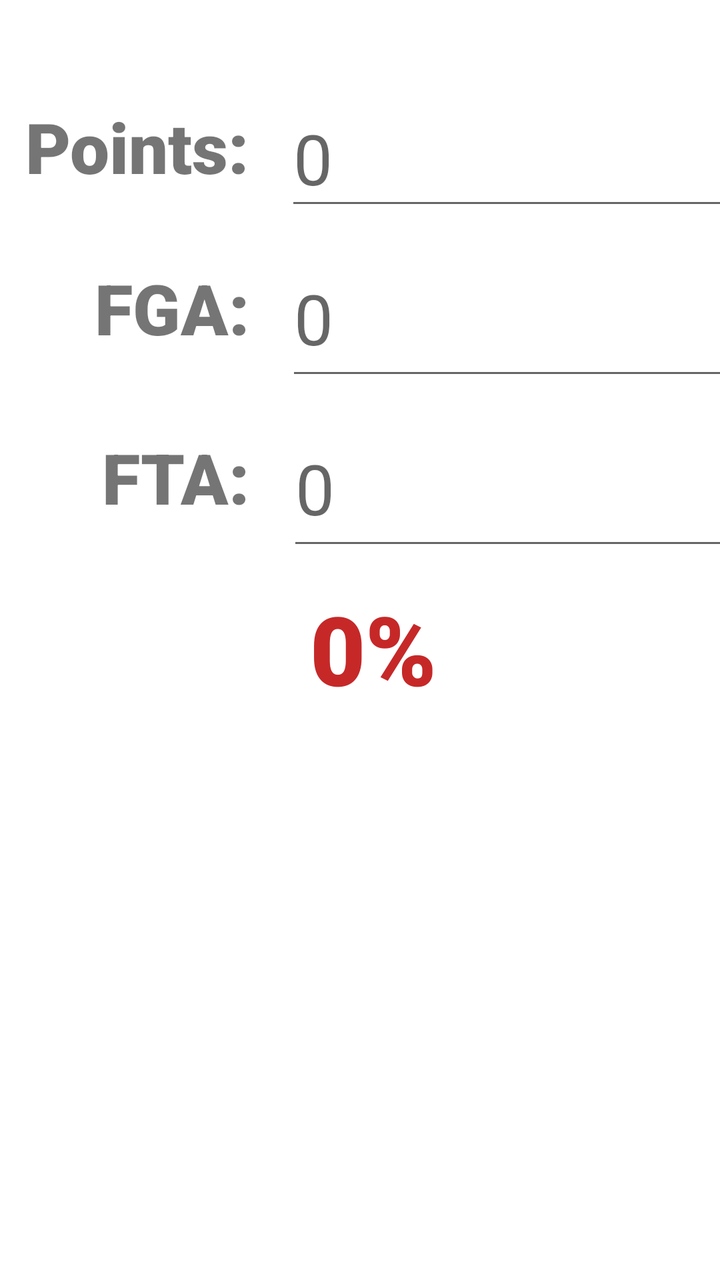
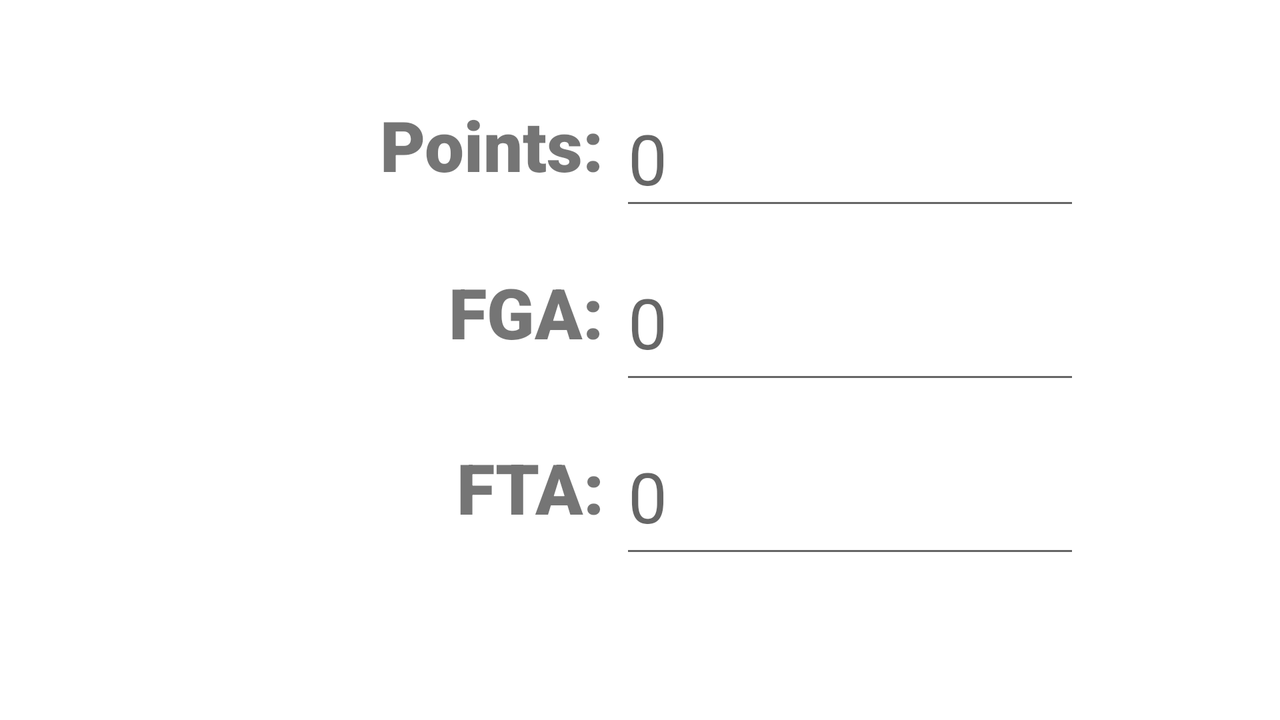

One screen, two layout resources from the same app: the default and the author's alternative for another configuration. Each is rendered where Android would select it; the XML of both is given below.
<!-- AndroidManifest.xml: application theme Theme.TSCalc -->
<!-- res/layout/fragment_first.xml -->
<?xml version="1.0" encoding="utf-8"?>
<androidx.constraintlayout.widget.ConstraintLayout xmlns:android="http://schemas.android.com/apk/res/android"
    xmlns:app="http://schemas.android.com/apk/res-auto"
    xmlns:tools="http://schemas.android.com/tools"
    android:layout_width="match_parent"
    android:layout_height="match_parent"
    tools:context=".FirstFragment">

    <TextView
        android:id="@+id/textView"
        android:layout_width="wrap_content"
        android:layout_height="75dp"
        android:layout_marginStart="180dp"
        android:layout_marginTop="12dp"
        android:layout_marginEnd="167dp"
        android:fontFamily="sans-serif-black"
        android:text="@string/zeroPercent"
        android:textAlignment="center"
        android:textColor="#C62828"
        android:textSize="48sp"
        android:textStyle="bold"
        app:layout_constraintEnd_toEndOf="parent"
        app:layout_constraintStart_toStartOf="parent"
        app:layout_constraintTop_toBottomOf="@+id/editFTA" />

    <EditText
        android:id="@+id/editP"
        android:layout_width="230dp"
        android:layout_height="65dp"
        android:layout_marginStart="9dp"
        android:layout_marginTop="45dp"
        android:layout_marginEnd="17dp"
        android:ems="10"
        android:hint="@string/zero"
        android:importantForAutofill="no"
        android:inputType="number"
        android:maxLength="9"
        android:textSize="35sp"
        app:layout_constraintEnd_toEndOf="parent"
        app:layout_constraintStart_toEndOf="@+id/textview_p"
        app:layout_constraintTop_toTopOf="parent"
        tools:ignore="DuplicateSpeakableTextCheck" />

    <EditText
        android:id="@+id/editFGA"
        android:layout_width="230dp"
        android:layout_height="75dp"
        android:layout_marginStart="9dp"
        android:layout_marginTop="10dp"
        android:layout_marginEnd="17dp"
        android:ems="10"
        android:hint="@string/zero"
        android:importantForAutofill="no"
        android:inputType="number"
        android:maxLength="9"
        android:textSize="35sp"
        app:layout_constraintEnd_toEndOf="parent"
        app:layout_constraintStart_toEndOf="@+id/textview_fga"
        app:layout_constraintTop_toBottomOf="@+id/editP" />

    <TextView
        android:id="@+id/textview_p"
        android:layout_width="wrap_content"
        android:layout_height="wrap_content"
        android:layout_marginStart="42dp"
        android:layout_marginTop="50dp"
        android:layout_marginEnd="9dp"
        android:fontFamily="sans-serif-black"
        android:text="@string/points"
        android:textAlignment="textEnd"
        android:textSize="35sp"
        android:textStyle="bold"
        app:layout_constraintEnd_toStartOf="@+id/editP"
        app:layout_constraintStart_toStartOf="parent"
        app:layout_constraintTop_toTopOf="parent" />

    <EditText
        android:id="@+id/editFTA"
        android:layout_width="230dp"
        android:layout_height="75dp"
        android:layout_marginStart="9dp"
        android:layout_marginTop="10dp"
        android:layout_marginEnd="17dp"
        android:ems="10"
        android:hint="@string/zero"
        android:importantForAutofill="no"
        android:inputType="number"
        android:maxLength="9"
        android:textSize="35sp"
        app:layout_constraintEnd_toEndOf="parent"
        app:layout_constraintStart_toEndOf="@+id/textview_fta"
        app:layout_constraintTop_toBottomOf="@+id/editFGA" />

    <TextView
        android:id="@+id/textview_fta"
        android:layout_width="wrap_content"
        android:layout_height="wrap_content"
        android:layout_marginStart="81dp"
        android:layout_marginTop="38dp"
        android:layout_marginEnd="10dp"
        android:fontFamily="sans-serif-black"
        android:text="@string/fta"
        android:textAlignment="textEnd"
        android:textSize="35sp"
        android:textStyle="bold"
        app:layout_constraintEnd_toStartOf="@+id/editFTA"
        app:layout_constraintStart_toStartOf="parent"
        app:layout_constraintTop_toBottomOf="@+id/textview_fga" />

    <TextView
        android:id="@+id/textview_fga"
        android:layout_width="wrap_content"
        android:layout_height="wrap_content"
        android:layout_marginStart="77dp"
        android:layout_marginTop="34dp"
        android:layout_marginEnd="9dp"
        android:layout_marginBottom="39dp"
        android:fontFamily="sans-serif-black"
        android:text="@string/fga"
        android:textAlignment="textEnd"
        android:textSize="35sp"
        android:textStyle="bold"
        app:layout_constraintBottom_toTopOf="@+id/textview_fta"
        app:layout_constraintEnd_toStartOf="@+id/editFGA"
        app:layout_constraintStart_toStartOf="parent"
        app:layout_constraintTop_toBottomOf="@+id/textview_p" />

</androidx.constraintlayout.widget.ConstraintLayout>
<!-- resources referenced by this layout -->
<resources>
  <string name="fga">FGA:</string>
  <string name="fta">FTA:</string>
  <string name="points">Points:</string>
  <string name="zero">0</string>
  <string name="zeroPercent">0%</string>
  <style name="Theme.TSCalc" parent="Theme.MaterialComponents.DayNight.DarkActionBar">
          
          <item name="colorPrimary">@color/orange</item>
          <item name="colorPrimaryVariant">@color/orangeDark</item>
          <item name="colorOnPrimary">@color/white</item>
          
          <item name="colorSecondary">@color/orange</item>
          <item name="colorSecondaryVariant">@color/orangeDark</item>
          <item name="colorOnSecondary">@color/black</item>
          
          <item name="android:statusBarColor" tools:targetApi="l">?attr/colorPrimaryVariant</item>
          
      </style>
  <color name="orange">#FFFF5722</color>
  <color name="orangeDark">#FFBF360C</color>
  <color name="white">#FFFFFFFF</color>
  <color name="black">#FF000000</color>
</resources>
<!-- res/layout-land/fragment_first.xml (the author's variant of the layout above) -->
<!-- drawn on the phone turned sideways -->
<?xml version="1.0" encoding="utf-8"?>
<androidx.constraintlayout.widget.ConstraintLayout xmlns:android="http://schemas.android.com/apk/res/android"
    xmlns:app="http://schemas.android.com/apk/res-auto"
    xmlns:tools="http://schemas.android.com/tools"
    android:layout_width="match_parent"
    android:layout_height="match_parent"
    tools:context=".FirstFragment">

    <TextView
        android:id="@+id/textView"
        android:layout_width="wrap_content"
        android:layout_height="75dp"
        android:layout_marginStart="195dp"
        android:layout_marginTop="120dp"
        android:layout_marginEnd="200dp"
        android:fontFamily="sans-serif-black"
        android:text="@string/zeroPercent"
        android:textAlignment="center"
        android:textColor="#C62828"
        android:textSize="60sp"
        android:textStyle="bold"
        app:layout_constraintEnd_toStartOf="@+id/textview_fga"
        app:layout_constraintStart_toStartOf="parent"
        app:layout_constraintTop_toTopOf="parent" />

    <EditText
        android:id="@+id/editP"
        android:layout_width="230dp"
        android:layout_height="65dp"
        android:layout_marginTop="45dp"
        android:layout_marginEnd="100dp"
        android:ems="10"
        android:hint="@string/zero"
        android:importantForAutofill="no"
        android:inputType="number"
        android:maxLength="9"
        android:textSize="35sp"
        app:layout_constraintEnd_toEndOf="parent"
        app:layout_constraintTop_toTopOf="parent"
        tools:ignore="DuplicateSpeakableTextCheck" />

    <TextView
        android:id="@+id/textview_p"
        android:layout_width="wrap_content"
        android:layout_height="wrap_content"
        android:layout_marginTop="49dp"
        android:layout_marginEnd="8dp"
        android:fontFamily="sans-serif-black"
        android:text="@string/points"
        android:textAlignment="textEnd"
        android:textSize="35sp"
        android:textStyle="bold"
        app:layout_constraintEnd_toStartOf="@+id/editP"
        app:layout_constraintTop_toTopOf="parent" />

    <TextView
        android:id="@+id/textview_fta"
        android:layout_width="wrap_content"
        android:layout_height="wrap_content"
        android:layout_marginTop="41dp"
        android:layout_marginEnd="8dp"
        android:fontFamily="sans-serif-black"
        android:text="@string/fta"
        android:textAlignment="textEnd"
        android:textSize="35sp"
        android:textStyle="bold"
        app:layout_constraintEnd_toStartOf="@+id/editFTA"
        app:layout_constraintTop_toBottomOf="@+id/textview_fga" />

    <TextView
        android:id="@+id/textview_fga"
        android:layout_width="wrap_content"
        android:layout_height="wrap_content"
        android:layout_marginTop="37dp"
        android:layout_marginEnd="8dp"
        android:fontFamily="sans-serif-black"
        android:text="@string/fga"
        android:textAlignment="textEnd"
        android:textSize="35sp"
        android:textStyle="bold"
        app:layout_constraintEnd_toStartOf="@+id/editFGA"
        app:layout_constraintTop_toBottomOf="@+id/textview_p" />

    <EditText
        android:id="@+id/editFTA"
        android:layout_width="230dp"
        android:layout_height="75dp"
        android:layout_marginTop="12dp"
        android:layout_marginEnd="100dp"
        android:ems="10"
        android:hint="@string/zero"
        android:importantForAutofill="no"
        android:inputType="number"
        android:maxLength="9"
        android:textSize="35sp"
        app:layout_constraintEnd_toEndOf="parent"
        app:layout_constraintTop_toBottomOf="@+id/editFGA" />

    <EditText
        android:id="@+id/editFGA"
        android:layout_width="230dp"
        android:layout_height="75dp"
        android:layout_marginTop="12dp"
        android:layout_marginEnd="100dp"
        android:ems="10"
        android:hint="@string/zero"
        android:importantForAutofill="no"
        android:inputType="number"
        android:maxLength="9"
        android:textSize="35sp"
        app:layout_constraintEnd_toEndOf="parent"
        app:layout_constraintTop_toBottomOf="@+id/editP" />

</androidx.constraintlayout.widget.ConstraintLayout>
